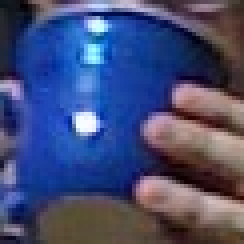
//> input picture resource/13/template.jpg, 61 x 61 px (shown 4 times larger)
$ ./matchTemplate_example   (built with g++ and OpenCV 4)
//> lines starting //> are read from the running program, lines starting //| are printed output that depends on the picture
#include <iostream>
#include <opencv2/opencv.hpp>

#define RESOURCE_DIR "../resource/"

void matchTemplate_example()
{
    // Read in the template to be used for matching:
    cv::Mat templ = cv::imread(RESOURCE_DIR"/13/template.jpg");
//> templ is the input picture: 61 rows x 61 cols, CV_8UC3; mean B, G, R 117.6, 76.4, 68
    if(templ.empty())
    {
        std::cout << "template img is empty" << std::endl;
        return;
    }

    // Read in the source image to be searched:
    cv::Mat src = cv::imread(RESOURCE_DIR"/13/searched.jpg");
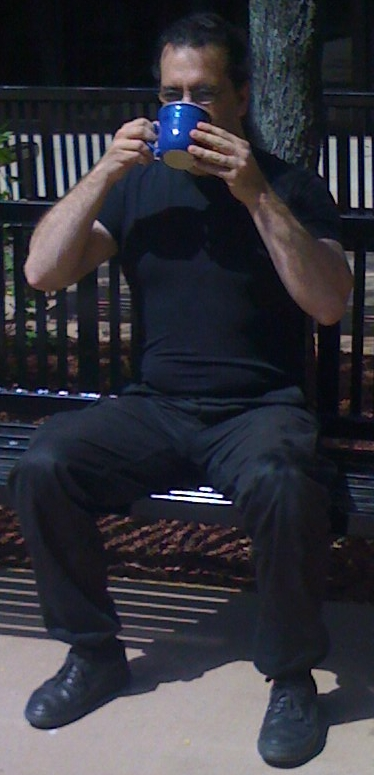
//> input picture resource/13/searched.jpg, 374 x 775 px
//> src is the input picture: 775 rows x 374 cols, CV_8UC3; mean B, G, R 58.5, 51, 51.2
    if(src.empty())
    {
        std::cout << "searched img is empty" << std::endl;
        return;
    }

    // Do the matching of the template with the image
    cv::Mat result;
    // TM_SQDIFF --- perfect match will be 0 and bad matches will be large
    // TM_SQDIFF_NORMED --- a perfect match will return a 0.
    // TM_CCORR --- a perfect match will be large and bad matches will be small or 0
    // TM_CCORR_NORMED --- an extreme mismatch for cv::TM_CCORR_NORMED will return a score near 0
    // TM_CCOEFF --- a perfect match will be 1 and a perfect mismatch will be –1; a value of 0 simply means that there is no correlation
    // TM_CCOEFF_NORMED ---  a relative match  will return a positive score and a relative mismatch will return a negative score

    cv::matchTemplate(src, templ, result, cv::TM_SQDIFF);
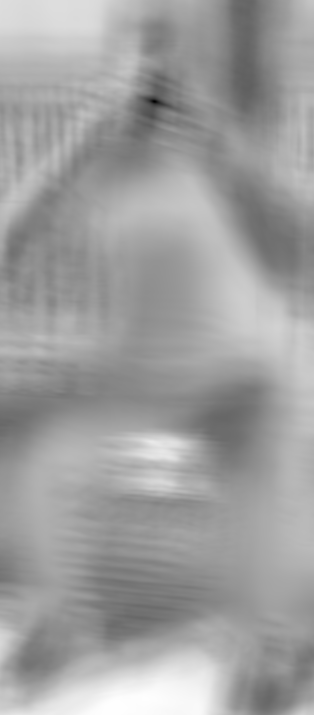
//> result: 715 rows x 314 cols, CV_32FC1; min 24501, max 114557312, mean 71683680; drawn with min black and max white
    cv::normalize(result, result, 1, 0, cv::NORM_MINMAX);

    cv::imshow("result", result);

    double minVal;
    double maxVal;
    cv::Point minLoc;
    cv::Point maxLoc;

    cv::minMaxLoc(result, &minVal, &maxVal, &minLoc, &maxLoc, cv::noArray());
//> minVal = 0; maxVal = 1; minLoc = Point(154, 101); maxLoc = Point(117, 705)

    std::cout << "method TM_SQDIFF: minVlal:" << minVal << " location: " << minLoc << std::endl;
//| method TM_SQDIFF: minVlal:0 location: [154, 101]
    std::cout << "method TM_SQDIFF: maxVlal:" << maxVal << " location: " << maxLoc << std::endl;
//| method TM_SQDIFF: maxVlal:1 location: [117, 705]

    cv::rectangle(src, cv::Point(minLoc.x, minLoc.y),  cv::Point(minLoc.x + templ.cols, minLoc.y + templ.rows), cv::Scalar(0, 255, 0));
    cv::rectangle(src, cv::Point(maxLoc.x, maxLoc.y),  cv::Point(maxLoc.x + templ.cols, minLoc.y + templ.rows), cv::Scalar(0, 0, 255));
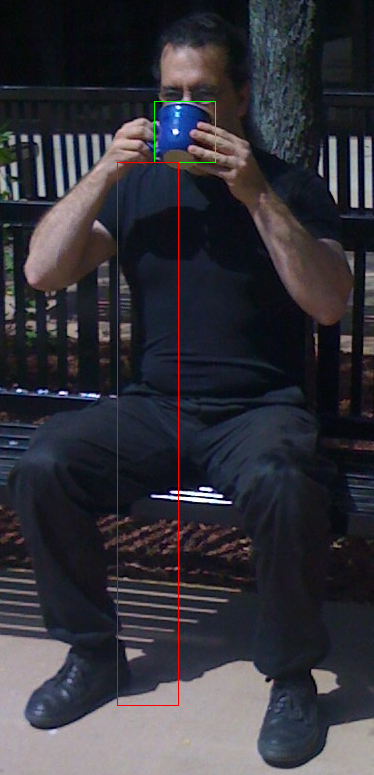
//> src: 775 rows x 374 cols, CV_8UC3; mean B, G, R 58.3, 51, 52

    cv::imshow("match", src);

    cv::waitKey(0);
    cv::destroyAllWindows();
}

int main(int argc, char const *argv[])
{
    matchTemplate_example();
    return 0;
}
